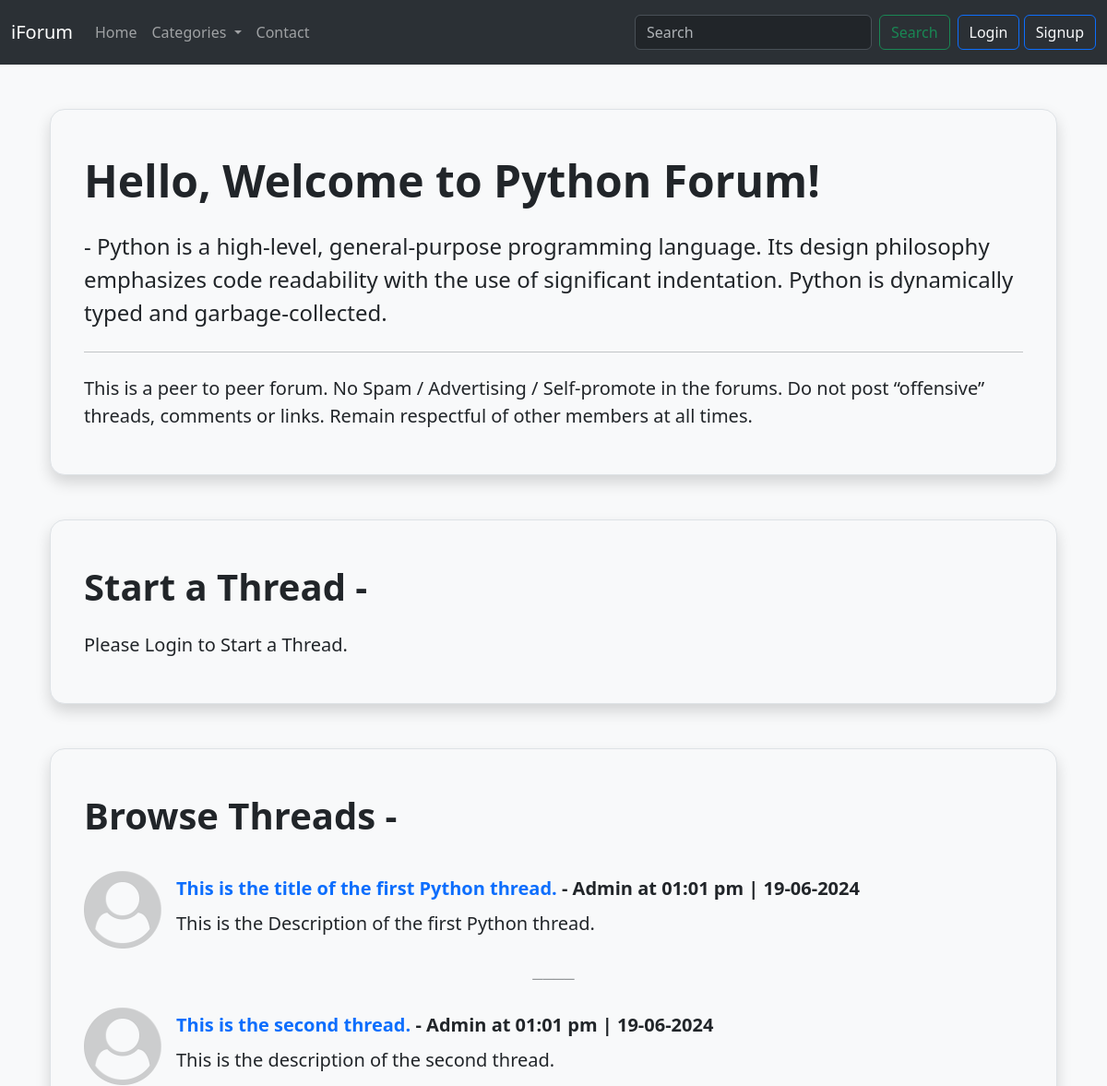
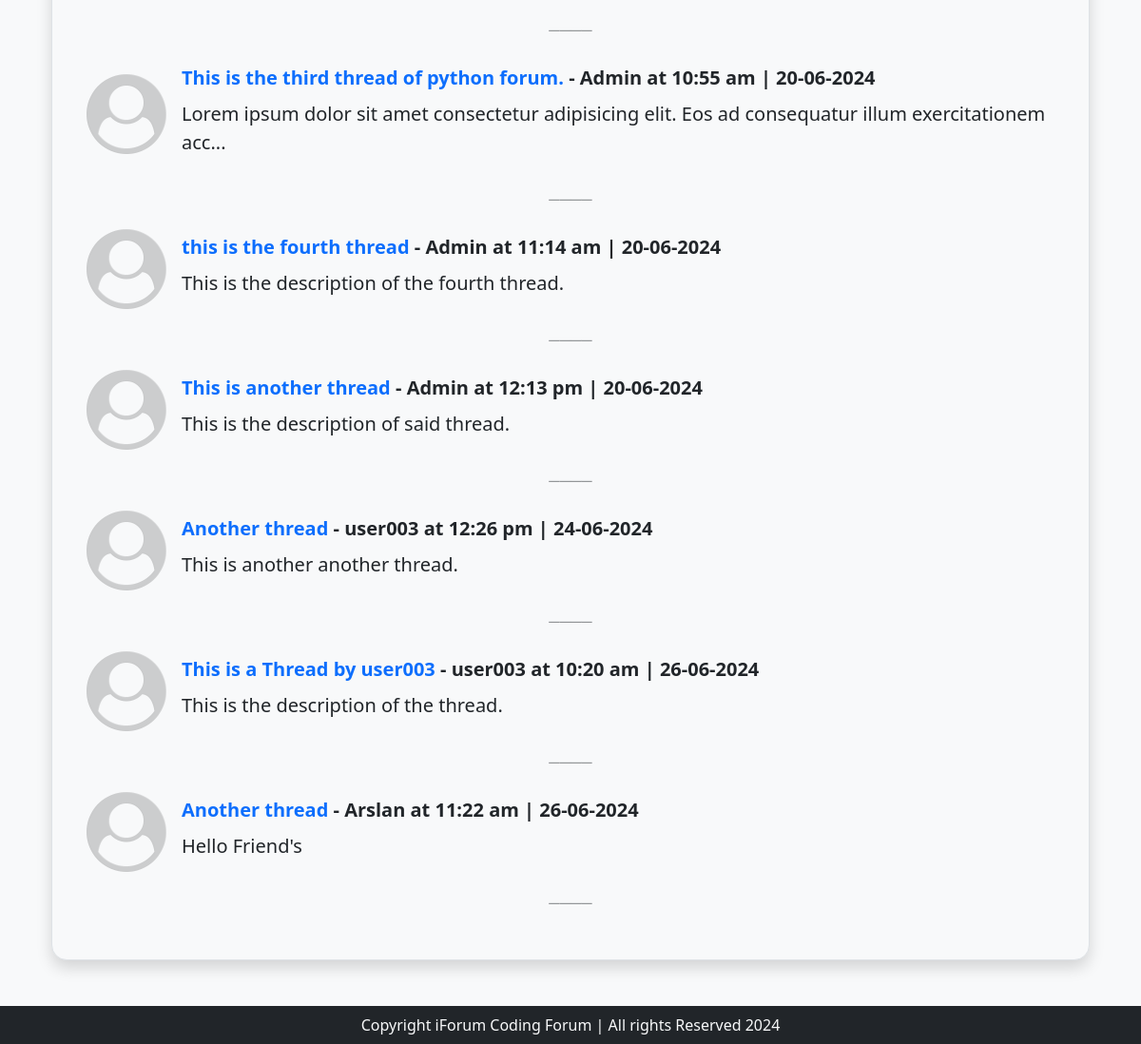
Page /threads.php?category_id=1 on the committed database (2 pictures, top to bottom).
### tables this page shows
CREATE TABLE `categories` (
  `category_id` int(11) NOT NULL,
  `category_name` varchar(255) NOT NULL,
  `category_description` text NOT NULL,
  `timestamp` timestamp NOT NULL DEFAULT current_timestamp()
);

CREATE TABLE `users` (
  `user_id` int(11) NOT NULL,
  `name` varchar(255) NOT NULL,
  `username` varchar(255) NOT NULL,
  `email` varchar(255) NOT NULL,
  `password` text NOT NULL,
  `timestamp` timestamp NOT NULL DEFAULT current_timestamp()
);

CREATE TABLE `threads` (
  `thread_id` int(11) NOT NULL,
  `thread_title` varchar(255) NOT NULL,
  `thread_description` text NOT NULL,
  `user_id` int(11) NOT NULL,
  `category_id` int(11) NOT NULL,
  `timestamp` timestamp NOT NULL DEFAULT current_timestamp()
);

### threads.php (the view, shortened to what this page needs)
<!doctype html>
<html lang="en">
<head>
    <link href="https://cdn.jsdelivr.net/npm/bootstrap@5.3.3/dist/css/bootstrap.min.css" rel="stylesheet"
>
</head>
<body class="bg-light">
    <?php
    require 'partials/__header.php';
    require 'partials/__dbconnect.php';
    $category_id = $_GET['category_id'];
    ?>
    <div class="container" id="mainContainer">
        <div class="container">
            <?php
            $sql_category_detail = "SELECT * FROM `categories` WHERE `category_id` = '$category_id'";
            $result = mysqli_query($conn, $sql_category_detail);
            while ($row = mysqli_fetch_assoc($result)) {
                echo '<div class="p-4 my-5 bg-body-tertiary rounded-4 border shadow">
                        <div class="container-fluid my-4">
                            <h1 class="display-5 fw-semibold">Hello, Welcome to ' . $row['category_name'] . ' Forum!</h1>
                            <p class="fs-4 my-4">- ' . $row['category_description'] . '</p>
                            <hr>
                            <p class="fs-5 my-4">This is a peer to peer forum. No Spam / Advertising / Self-promote in the forums. Do not post “offensive” threads, comments or links. Remain respectful of other members at all times.</p>
                        </div>
                    </div>';
            }
            ?>
            <div class="p-4 my-5 bg-body-tertiary rounded-4 border shadow">
                <div class="container-fluid my-4">
                    <h2 class="display-6 fw-semibold">Start a Thread - </h2>
                    <form action="partials/__handleThread.php" method="post" class="my-4">
                        <?php
                        if (isset($_SESSION['loggedIn']) and $_SESSION['loggedIn'] == 'yes')
                        {
                            echo '<div class="mb-3">
                            <label for="title" class="form-label fs-5">Title -</label>
                            <input type="text" class="form-control" id="title" name="title" required maxlength="255">
                            </div>
                            <div class="mb-3">
                            <label for="description" class="form-label fs-5">Description -</label>
                            <textarea class="form-control" id="description" name="description" rows="5"
                            required></textarea>
                            </div>
                            <button type="submit" class="btn btn-primary mt-3">Submit</button>';
                            }
                            else
                            {
                                echo '<p class="fs-5">Please Login to Start a Thread.</p>';
                            }
                            ?>
                    </form>
                </div>
            </div>
            <div class="p-4 my-5 bg-body-tertiary rounded-4 border shadow">
                <div class="container-fluid my-4">
                    <h2 class="display-6 fw-semibold pb-3">Browse Threads -</h2>
                    <?php
                    $sql_get_threads = "SELECT * FROM `threads` WHERE `category_id` = '$category_id'";
                    $result = mysqli_query($conn, $sql_get_threads);
                    if ($result) {
                        if (mysqli_num_rows($result)) {
                            while ($row = mysqli_fetch_assoc($result)) {
                                $thread_description = $row['thread_description'];
                                if (strlen($thread_description) > 100) {
                                    $thread_description = substr($thread_description, 0, 100);
                                    $thread_description .= '...';
                                }
                                $thread_user_id = $row['user_id'];
                                $sql_get_user = "SELECT * FROM `users` WHERE `user_id` = '$thread_user_id'";
                                $result_user = mysqli_query($conn, $sql_get_user);
                                if ($result_user) {
                                    if (mysqli_num_rows($result_user)) {
                                        while ($row_user = mysqli_fetch_assoc($result_user)) {
                                            $thread_username = $row_user['username'];
                                            $timestamp = $row['timestamp'];
                                            $timestamp = date("h:i a | d-m-Y", strtotime($timestamp));
                                            echo '<div class="d-flex align-items-center my-3">
                                            <div class="flex-shrink-0" style="width: 7vw">
                                            <img src="img/forum_user_default.png" alt="" class="img-fluid">
                                            </div>
                                            <div class="flex-grow-1 ms-3">
                                            <p class="my-2 fs-5 fw-semibold m-0"><a href="thread_comments.php?thread_id=' . $row['thread_id'] . '" class="text-decoration-none">' . $row['thread_title'] . '</a> - ' . $thread_username . ' at ' . $timestamp . '
                                            </p>
                                            <p class="fs-5">' . $thread_description . '</p>
                                            </div>
                                            </div>
                                            <p class="text-center m-0 opacity-50">────</p>';
                                        }
                                    }
                                }
                            }
                        } else {
                            echo '<p class="fs-4 my-4"> - No Thread Found, Be the first one to start a thread for this category.</p>';
                        }
                    }
                    ?>
                </div>
            </div>
        </div>
    </div>
    <?php
    require 'partials/__footer.php'
        ?>
</body>
</html>

### partials/__header.php (shortened to what this page needs)
<nav class="navbar navbar-expand-lg bg-body-tertiary position-sticky top-0 z-3" data-bs-theme="dark">
    <div class="container-fluid">
        <a class="navbar-brand" href="index.php">iForum</a>
        <div class="collapse navbar-collapse" id="navbarSupportedContent">
            <ul class="navbar-nav me-auto mb-2 mb-lg-0">
                <li class="nav-item">
                    <a class="nav-link" aria-current="page" href="index.php">Home</a>
                </li>
                <li class="nav-item dropdown">
                    <a class="nav-link dropdown-toggle" href="#" role="button" data-bs-toggle="dropdown"
                        aria-expanded="false">
                        Categories
                    </a>
                </li>
                <li class="nav-item">
                    <a class="nav-link" aria-current="page" href="contact.php">Contact</a>
                </li>
            </ul>
            <form class="d-flex me-2" role="search" method="get" action="search.php">
                <input class="form-control me-2" type="search" placeholder="Search" aria-label="Search" name="search" id="search">
                <button class="btn btn-outline-success" type="submit">Search</button>
            </form>
            <?php
            if(isset($_SESSION['loggedIn']) AND $_SESSION['loggedIn'] == 'yes')
            {
                $name = $_SESSION['name'];
                echo '<div class="my-2 d-flex justify-content-start align-items-center">
                    <span class="text-light me-2">'.$name.'</span>
                    <a href="partials/__logout.php" class="btn btn-outline-danger text-light">Logout</a>
                    </div>';
            }
            else
            {
                echo '<div class="my-2">
                    <a href="login.php" class="btn btn-outline-primary text-light">Login</a>
                    <a href="signup.php" class="btn btn-outline-primary text-light">Signup</a>
                    </div>';
            }
            ?>
        </div>
    </div>
</nav>

### partials/__footer.php
<div class="container-fluid bg-dark text-light text-center py-2">
<p class="m-0">Copyright iForum Coding Forum | All rights Reserved 2024</p>
</div>

### rows in the picture
categories: category_name "Python", category_description "Python is a high-level, general-purpose programming language. Its design philosophy emphasizes code readability with the use of significant indentation. Python is dynamically typed and garbage-collected."
threads: thread_title "This is the title of the first Python thread.", timestamp "01:01 pm | 19-06-2024", thread_description "This is the Description of the first Python thread."
users: username "Admin"
threads: thread_title "This is the second thread.", timestamp "01:01 pm | 19-06-2024", thread_description "This is the description of the second thread."
threads: thread_title "This is the third thread of python forum.", timestamp "10:55 am | 20-06-2024", thread_description "Lorem ipsum dolor sit amet consectetur adipisicing elit. Eos ad consequatur illum exercitationem acc..."
threads: thread_title "this is the fourth thread", timestamp "11:14 am | 20-06-2024", thread_description "This is the description of the fourth thread."
threads: thread_title "This is another thread", timestamp "12:13 pm | 20-06-2024", thread_description "This is the description of said thread."
threads: thread_title "Another thread", timestamp "12:26 pm | 24-06-2024", thread_description "This is another another thread."
users: username "user003"
threads: thread_title "This is a Thread by user003", timestamp "10:20 am | 26-06-2024", thread_description "This is the description of the thread."
threads: thread_title "Another thread", timestamp "11:22 am | 26-06-2024", thread_description "Hello Friend's"
users: username "Arslan"
